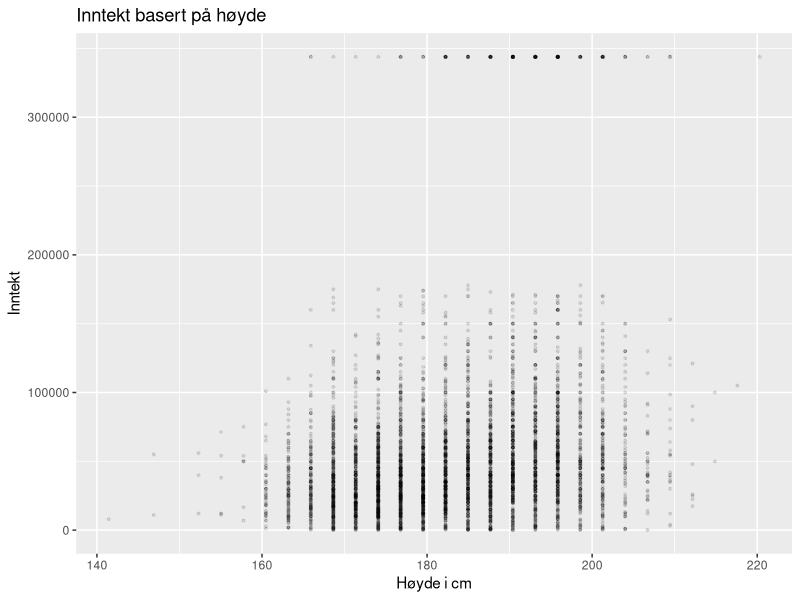
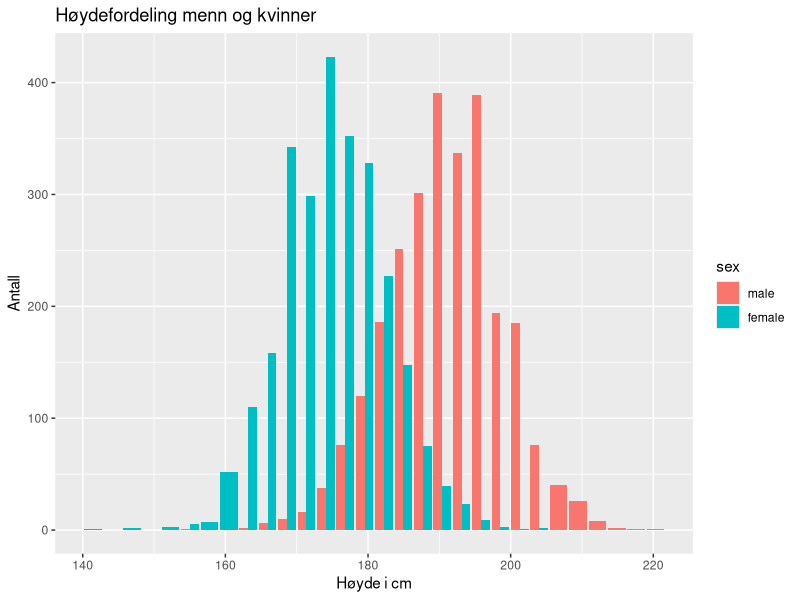
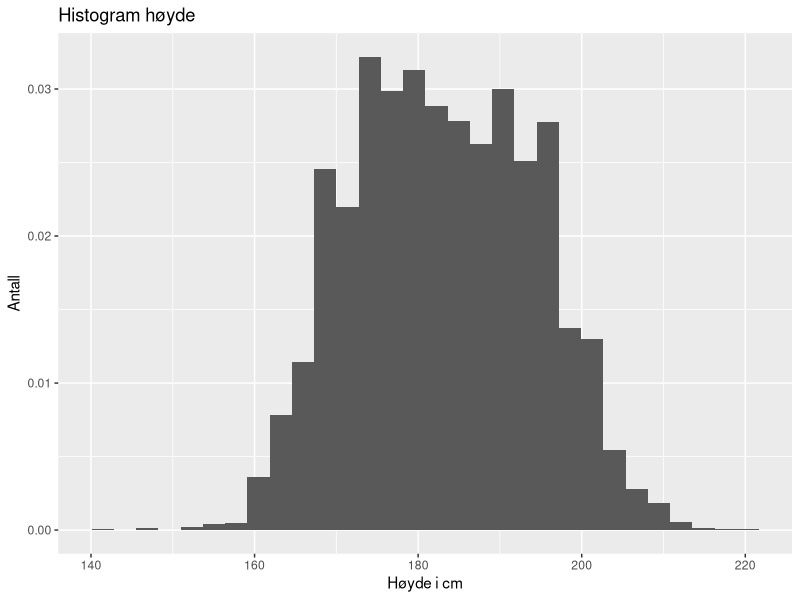
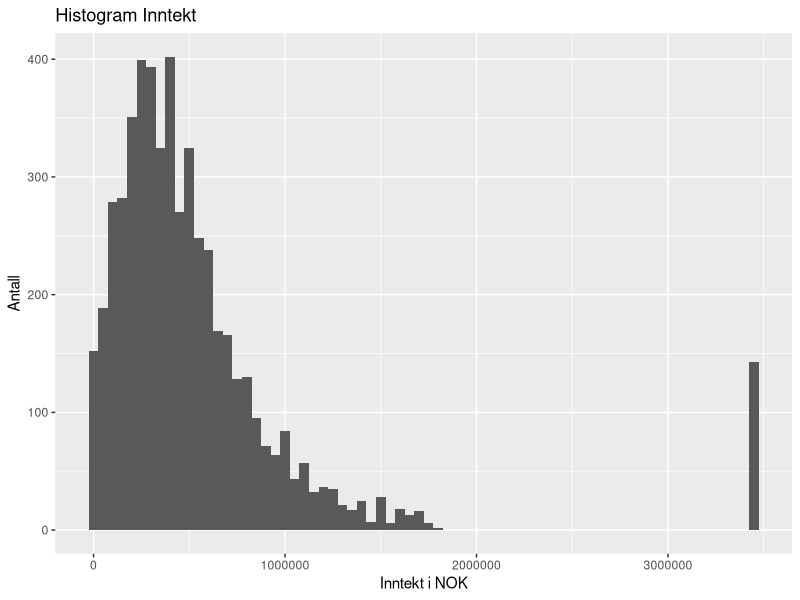
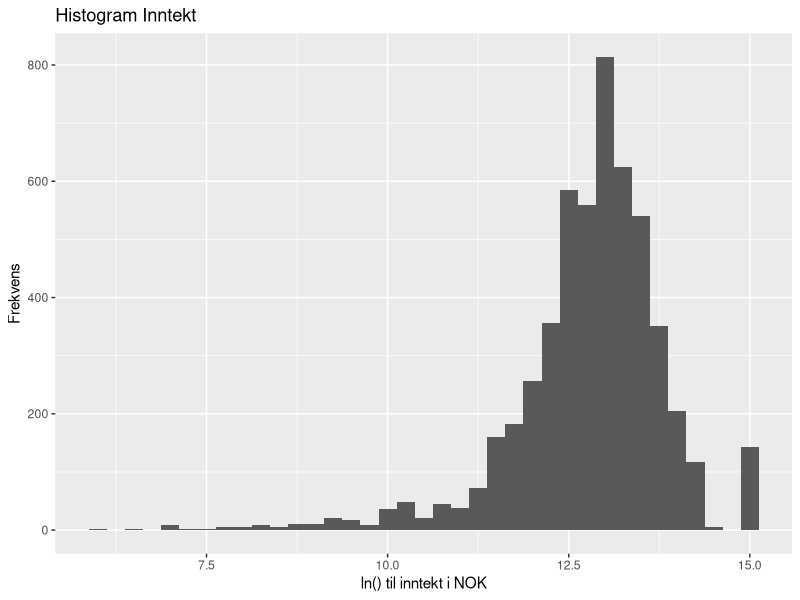
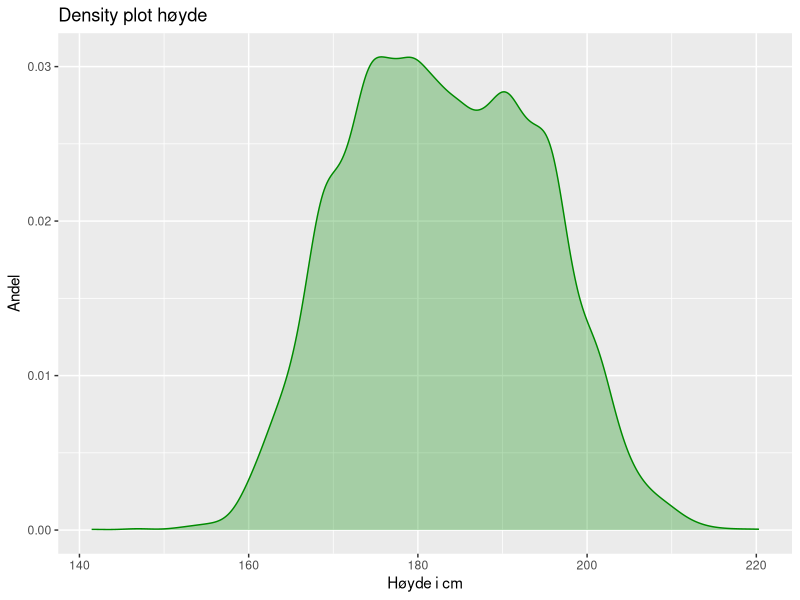
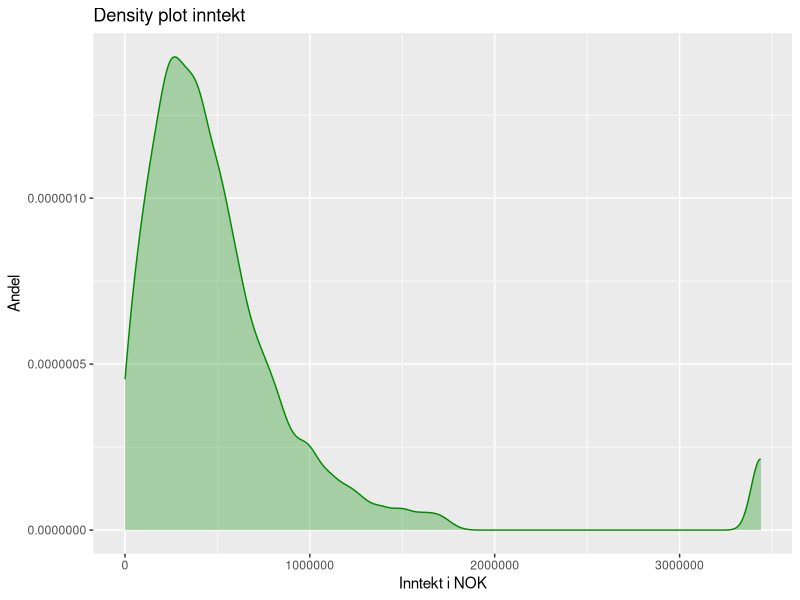
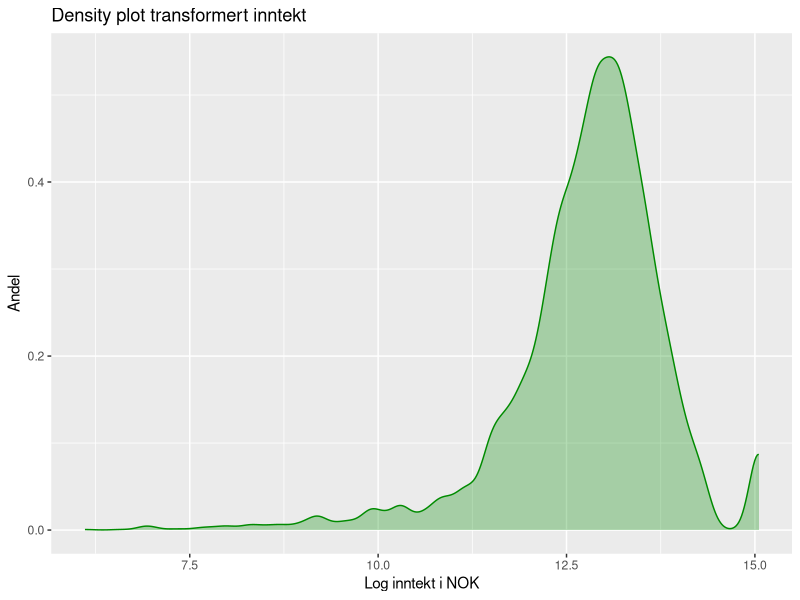

Write the R code that produced these figures, in order.
## ---- chunk 1
# all calls to library() should be here. Easy to see what
# libraries must be installed to run the document. 
# Code-chunk called setup is run before any code-chunk 
# is run
library(modelr)
library(tidyverse)
library(knitr)
#install.packages("ggplot2")
library("ggplot2")
# noen er veldig lite glad i science notation ;-)
#options(scipen = 999)
# jeg vil forslå 
options(scipen = 6)
# så fåen science notation for veldig små og veldig store tall
# install.packages("ggpubr")
library(ggpubr)
## ---- chunk 2
heightsPosInc <- modelr::heights
#attach(x)
# Bruk pipes og tidyverse
# heights_pos_inc hadde kanskje vært mer 
# i takt med tidyverse (snake_case for objekter)
heightsPosInc <- heightsPosInc %>% 
  filter(income > 0) %>% 
  mutate(
    income_NOK = income * 10,
    height_cm = height * 2.72
  )
## ---- chunk 3
# rewritten in the tidyverse way
heightsPosInc %>% 
  select(age, education, income_NOK, height_cm) %>% 
  summary() %>%
  kable()
## ---- chunk 4
# bruke pipes og tidyverse. 
# Gir det noen informasjon å la punktene være mørkegrønne?
# Foreslår å redusere size på punktene og også alpha for
# å bedre se hvor det er mange observasjoner
heightsPosInc %>% 
ggplot(mapping = aes(x = height_cm, y = income)) +
  geom_point(size = 0.7, alpha = 0.1) +
  xlab("Høyde i cm") + 
  ylab("Inntekt") + 
  ggtitle("Inntekt basert på høyde")
## ---- chunk 5
# Dette er en god figur med mye informasjonsverdi
heightsPosInc %>% 
  ggplot() + 
  geom_bar(mapping = aes(x = height_cm, fill = sex ), 
           position = "dodge") + 
  xlab("Høyde i cm") + 
  ylab("Antall") + 
  ggtitle("Høydefordeling menn og kvinner")
## ---- chunk 6
# skrevte om til pipes og tidyverse
# Vil anbefale å bruke default colour så lenge
# farge ikke har noen informasjonsverdi
# Har gjort om til frekvens. Ta bort ", y = ..density.."
# hvis dere heller vil ha antall
heightsPosInc %>% 
  ggplot(mapping = aes(x = height_cm, y = ..density..)) +
  geom_histogram(binwidth = 2.72) + 
  ggtitle("Histogram høyde") + 
  xlab("Høyde i cm") +
  ylab("Antall")
## ---- chunk 7
# skrevte om til pipes og tidyverse
# Vil anbefale å bruke default colour så lenge
# farge ikke har noen informasjonsverdi
heightsPosInc %>% 
  ggplot(mapping = aes(x = income_NOK)) +
  geom_histogram(binwidth = 50000) +
  ggtitle("Histogram Inntekt") +
  xlab("Inntekt i NOK") +
  ylab("Antall")
## ---- chunk 8
# Hvis en tror at en trenger den log-transformerte
# variabelen senere kan en legge den til dataframen,
# ellers er R istand til å gjøre transformasjonene
# "on the fly". Det siste reduserer "clutter"
heightsPosInc %>% 
  ggplot(mapping = aes(x = log(income_NOK))) +
  geom_histogram(binwidth = 0.25) +
  ggtitle("Histogram Inntekt") +
  xlab("ln() til inntekt i NOK") +
  ylab("Frekvens")
## ---- chunk 9
# skrevet om til tidyverse og pipes
# jeg liker godt gjennomsiktighet på fill, men
# en smakssak. Har en flere densities i samme figur
# er gjennomsiktighet en fordel
heightsPosInc %>% 
  ggplot(mapping = aes(x = height_cm)) +
  geom_density(alpha = 0.3, colour = "green4", fill = "green4") +
  ggtitle("Density plot høyde") +
  xlab("Høyde i cm") + 
  ylab("Andel")
## ---- chunk 10
# skrevet om til tidyverse og pipes
# jeg liker godt gjennomsiktighet på fill, men
# en smakssak. Har en flere densities i samme figur
# er gjennomsiktighet en fordel
heightsPosInc %>% 
  ggplot(mapping = aes(x = income_NOK)) +
  geom_density(alpha = 0.3, colour = "green4", fill = "green4") +
  ggtitle("Density plot inntekt") +
  xlab("Inntekt i NOK") + 
  ylab("Andel")
## ---- chunk 11
heightsPosInc %>% 
  ggplot(mapping = aes(x = log(income_NOK))) +
  geom_density(alpha = 0.3, colour = "green4", fill = "green4") +
  ggtitle("Density plot transformert inntekt") +
  xlab("Log inntekt i NOK") + 
  ylab("Andel")
## ---- chunk 12
heights_under1000000 <- subset(heightsPosInc, income_NOK < 1000000)

heights_under1000000$cmInt <- cut(heights_under1000000$height_cm, breaks = 7)
ggplot(heights_under1000000, mapping =aes(x = cmInt, y = income, fill= cmInt))+
geom_boxplot(col = "darkseagreen4")
## ---- chunk 13
# omskrevet til pipes. Igjen ved å redusere size og
# alpha ser en lettere hvor det er flest observasjoner
heightsPosInc %>% 
ggplot(mapping = aes(x = height_cm, y = income_NOK)) + 
  geom_point(position = "jitter",
             colour = "darkseagreen4",
             size = .5,
             alpha = .2) +
  geom_smooth(method = "lm") +
  geom_smooth(method = MASS::rlm, 
              colour = "firebrick3", 
              se = TRUE) +
  xlab("Høyde i cm") + 
  ylab("Inntekt i NOK") + 
  ggtitle("Inntekt basert på høyde")
## ---- chunk 14
# Igjen, jeg ville gått for en pipe. Jiiter , size og 
# alpha er kanskje overkill på punktene, men jeg sysnes 
# det får frem hvor observasjonene er. Tar legend under
# siden vi siden skal ha to ved siden av hverandre
plot1 <- heightsPosInc %>% 
  ggplot(mapping = aes(x = height_cm, 
                       y = income_NOK, 
                       colour = sex)) +
  geom_point(position = "jitter", size = .5, alpha = .2) +
  geom_smooth(method = "lm", se = TRUE) +
  xlab("Høyde i cm") + 
  ylab("Inntekt i NOK") +
  theme(legend.position = "bottom")
plot1
## ---- chunk 15
# endret mass til MASS som pakken heter hos meg
plot2 <- heightsPosInc %>% 
  ggplot(mapping = aes(x = height_cm, 
                       y = income_NOK, 
                       colour = sex)) +
  geom_point(position = "jitter", size = .5, alpha = .2) +
  geom_smooth(method = MASS::rlm, se = TRUE) +
  xlab("Høyde i cm") + 
  ylab("Inntekt i NOK") +
  theme(legend.position = "bottom")
plot2
## ---- chunk 16
# flyttet library() til setup på toppen
ggarrange(plot1, plot2, ncol = 2, nrow = 1, labels = c("Med ekstrempunkt", "Uten ekstrempunkt"), vjust = 3, hjust = -0.48)
## ---- chunk 17
# Igjen, jeg synes bruk av size og alpha gir et bedre 
# bilde av hvor observasjonene ligger
ggplot(heightsPosInc, mapping = aes(x = height_cm, 
                                    y = income_NOK, 
                                    colour = education)) + 
  geom_point(size = 0.7, alpha = 0.1) +
  geom_smooth(method = MASS::rlm) +
  facet_grid(~ sex) + 
  ylab("Inntekt i NOK") + 
  xlab("Høyde i cm") + 
  ggtitle("Inntekt basert på kjønn og høyde ")
## ---- chunk 18
ggplot(heightsPosInc, mapping = aes(x = height_cm, 
                                    y = income_NOK)) + 
  geom_point(colour = "darkseagreen4",
             size = 0.5,
             alpha = 0.1) +
  geom_smooth(method = MASS::rlm, colour = "brown") +
  facet_grid(~ marital) + 
  xlab("Høyde (140-220cm) og sivilstatus (singel etc.)") + 
  ylab("Inntekt i NOK") + 
  ggtitle("Inntekt basert på sivilstatus og høyde")
## ---- chunk 19
# Er dette nødvendig? class(heightsPosInc$education)
# sier at education er integer
heightsPosInc$educationNum <- as.numeric(heightsPosInc$education)
# vurder tidyverse alternativet fra ggplot2, cut_interval()
# eller cut_width(). Setter breaks ved 
# oppnådd utdannelsesnivå. Jeg prøver å konvertere 
# bort fra cut;-)

heightsPosInc$educationInt <- cut(heightsPosInc$educationNum, breaks = 6)

ggplot(heightsPosInc, mapping = aes(x = height_cm, y = income_NOK)) + 
  geom_point(size = 0.5, alpha = 0.2, colour = "darkseagreen4") +
  geom_smooth(method = MASS::rlm, colour = "brown") +
  facet_grid(~ educationInt) + 
   xlab("Høyde (140-220cm) og utdanningsnivå (0.981 - 20) ") + 
  ylab("Inntekt") + 
  ggtitle("Inntektsfordeling basert på utdanningsnivå og høyde")
## ---- chunk 20
# samme vha tidyverse og pipe
heightsPosInc %>% 
  filter(!is.na(education)) %>% 
  filter(income_NOK < 2000000) %>% 
  mutate(
    eduBinned = cut(education, breaks = c(0, 12, 14, 16, 22), labels = c("hs", "lc", "cu", "cg"), right = TRUE)
  ) %>% 
ggplot(mapping = aes(x = height_cm, y = income_NOK)) + 
  geom_point(size = 0.5, alpha = 0.2, colour = "darkseagreen4") +
  geom_smooth(method = MASS::rlm, colour = "brown") +
  facet_grid(sex ~ eduBinned) + 
   xlab("Høyde (140-220cm) og utdanningsnivå (hs:cg)") + 
  ylab("Inntekt") + 
  ggtitle("Inntektsfordeling basert på kjønn, utdanningsnivå og høyde")
## ---- chunk 21
#summary(lm (income_NOK ~ height_cm, data = heightsPosInc))
# Eller
coef(lm (income_NOK ~ height_cm, data = heightsPosInc))[2]
## ---- chunk 22
# lm() er en av de få funksjonene som ikke har data som
# første input. Vi må derfor angi hvor dtaene fra pipen 
#skal komme inn vha. "."
heightsPosInc %>% 
  lm (formula = income_NOK ~ height_cm + marital + sex + education, data = .) %>% 
  summary()
#summary(lm (NOK ~ cm + marital + sex + education, data = heightsPosInc))
